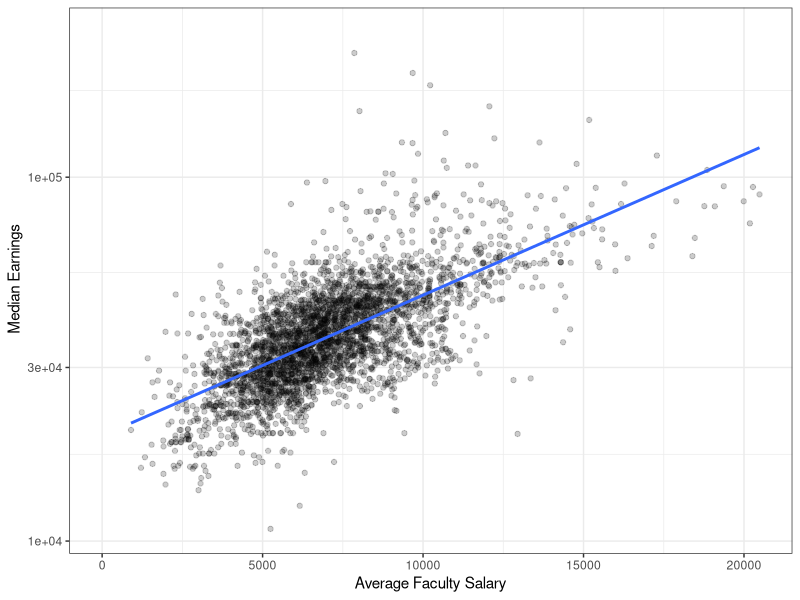
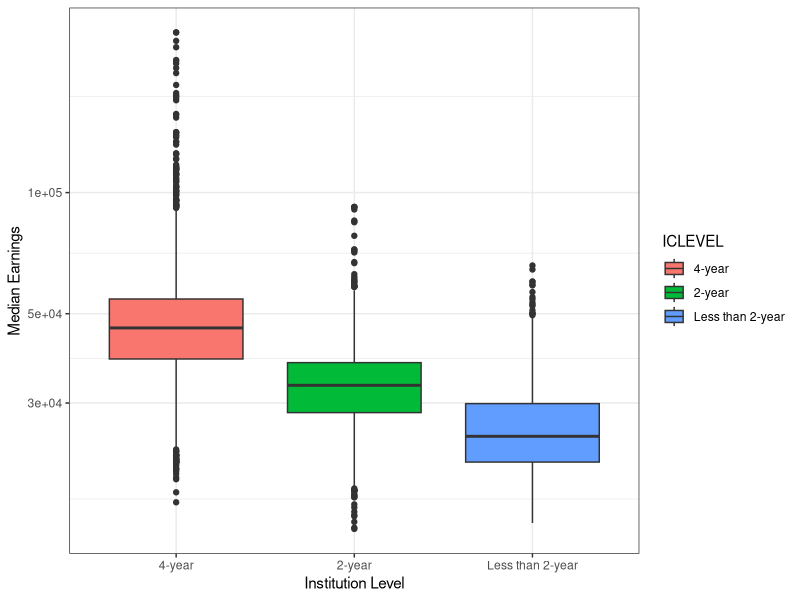
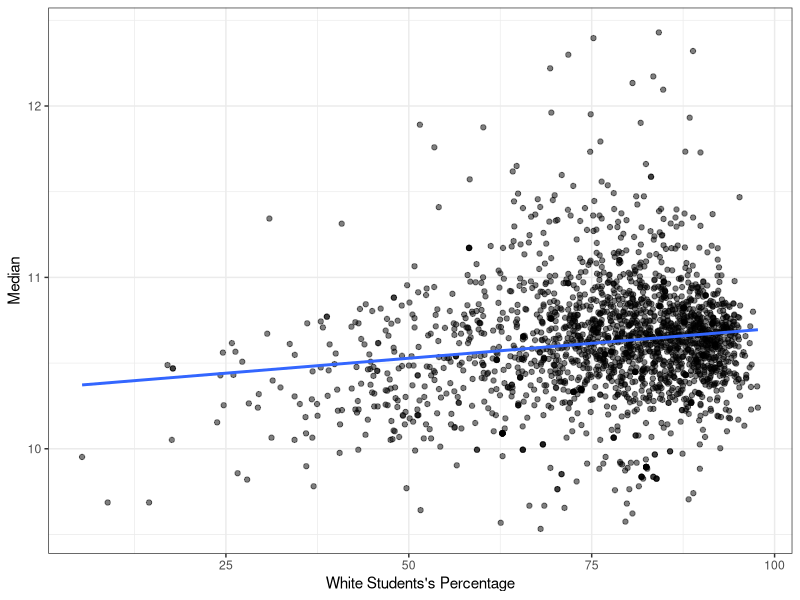
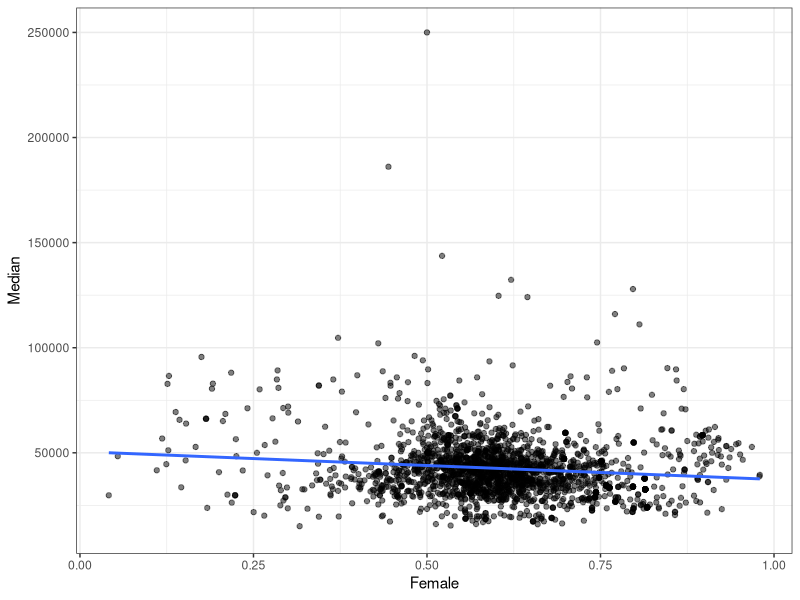
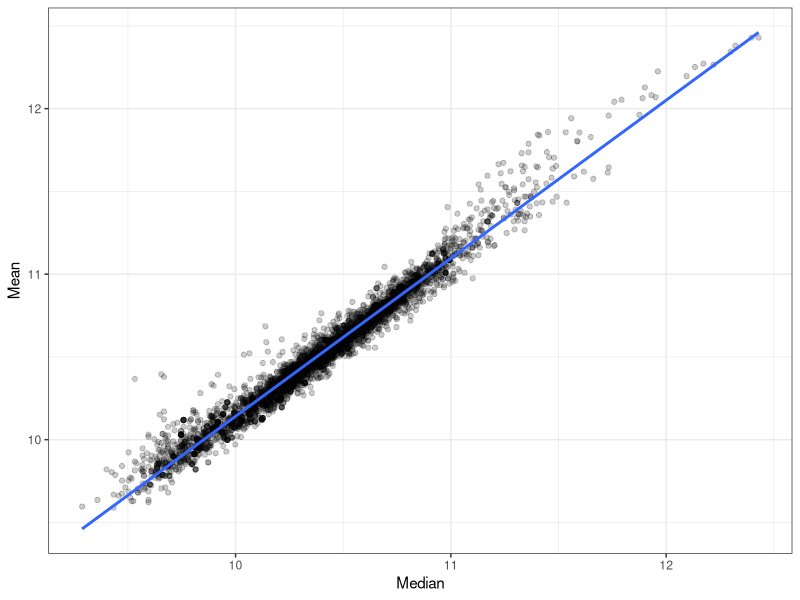
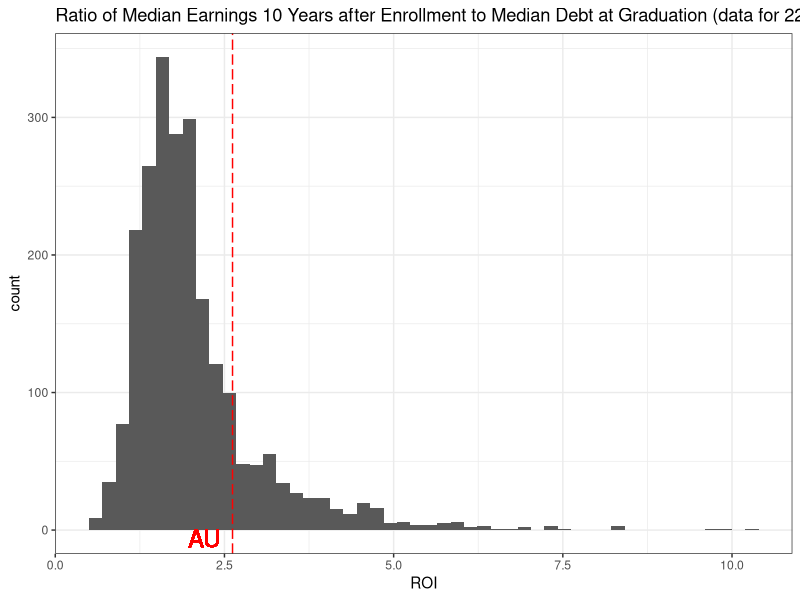

Generate these figures, in order, with R: (Note: this script raises an error after producing the figures.)
## ---- chunk 1
knitr::opts_chunk$set(fig.align  = "center",
                      fig.height = 4, 
                      fig.width  = 6)
## ---- chunk 2
library(tidyverse)
library(ggthemes)
library(readr)
library(dplyr)
## ---- chunk 3
collegeData <- read_csv(file = "../data/college_score_200601.csv")
head(collegeData)
## ---- chunk 4
map_chr(collegeData, class)
## ---- chunk 5
collegeData <- read_csv(file = "../data/college_score_200601.csv",
                        col_types = cols("MN_EARN_WNE_P10" = col_number(),
                            "MD_EARN_WNE_P10" = col_number(),
                            "SAT_AVG" = col_number(),
                            "ADM_RATE" = col_number(),
                            "UGDS" = col_number(),
                            "COSTT4_A" = col_number(),
                            "AVGFACSAL" = col_number(),
                            "GRAD_DEBT_MDN" = col_number(),
                            "AGE_ENTRY" = col_number(),
                            "FEMALE" = col_number(),
                            "PCT_WHITE" = col_number()), na = ".") 
map_chr(collegeData, class)
## ---- chunk 6
#for test
# problems(collegeData) %>%
  # count(actual)
## ---- chunk 7
ggplot(data = collegeData, mapping = aes(x = AVGFACSAL, y = MD_EARN_WNE_P10))+
  geom_point(alpha = 0.2)+
  theme_bw()+
  geom_smooth(method = lm, se = FALSE)+
  labs(x = "Average Faculty Salary", y = " Median Earnings")+
  scale_y_log10()
## ---- chunk 8
collegeData %>%
  mutate(ICLEVEL = as.factor(ICLEVEL),
         ICLEVEL = fct_recode(ICLEVEL,
                          "4-year" = "1",
                          "2-year" = "2",
                          "Less than 2-year" = "3"),
         ICELEVEL = fct_rev(ICLEVEL)) %>%
  ggplot(aes(x = ICLEVEL, y = MN_EARN_WNE_P10, fill = ICLEVEL)) +
  scale_y_log10()+
  geom_boxplot()+
  theme_bw()+
  labs(x = "Institution Level", y = "Median Earnings")
## ---- chunk 9
collegeData %>%
  filter(ICLEVEL == 1) -> levelone

#first plot
levelone %>%
  ggplot(mapping = aes(x = PCT_WHITE, y = log(MD_EARN_WNE_P10))) +
  geom_point(alpha = 0.5)+
  theme_bw()+
  geom_smooth(method = lm, se = FALSE)+ 
  labs(x = "White Students's Percentage", y = "Median")

#second plot
levelone %>%
  ggplot(mapping = aes(x = FEMALE, y = MD_EARN_WNE_P10)) +
  geom_point(alpha = 0.5)+
  theme_bw()+
  geom_smooth(method = lm, se = FALSE)+
  labs(x = "Female", y = "Median")

## ---- chunk 10
collegeData %>%
  ggplot(mapping = aes(x = log(MD_EARN_WNE_P10), y = log(MN_EARN_WNE_P10))) +
  geom_point(alpha = 0.2)+
  geom_smooth(method = lm, se = FALSE)+
  labs(x = "Median", y = "Mean")+
  theme_bw()
## ---- chunk 11
levelone %>%
  select(INSTNM, GRAD_DEBT_MDN, MD_EARN_WNE_P10) %>%
  mutate(ROI = MD_EARN_WNE_P10/GRAD_DEBT_MDN) %>% #Debt Ratio = debts / Assets
  arrange(desc(ROI)) -> DebtRatio

# remove NA in dataframe
MD_NewRanking <- DebtRatio[complete.cases(DebtRatio), ] #[row, column]
MD_NewRanking$Rank <- dense_rank(MD_NewRanking$ROI) # adding ranking
MD_NewRanking %>%
  arrange(ROI) -> MD_NewRanking
head(MD_NewRanking)
## ---- chunk 12
tail(MD_NewRanking, 5) # top 5 Universities
head(MD_NewRanking, 5) # bottom 5 Universities
## ---- chunk 13
MD_NewRanking %>%
  filter(str_detect(INSTNM, "^American University$")) # Rank 1355
## ---- chunk 14
MD_NewRanking %>%
  ggplot(aes(x = ROI))+
  geom_histogram(bins = 50)+
  theme_bw()+
  labs(title = "Ratio of Median Earnings 10 Years after Enrollment to Median Debt at Graduation (data for 2293 Level 1 Institutions as of 06/01/2020)")+
  geom_vline(aes(xintercept = 2.619375), colour = "red", linetype = 5)+
  geom_text(x = 2.2, y = -6, label = "AU", 
            size = 6, colour = "red")
## ---- chunk 15
# Restart using collegeData to practice tidy data
collegeData %>%
  mutate(ROI = MN_EARN_WNE_P10/GRAD_DEBT_MDN) %>%
  group_by(ROI) %>%
  filter(ICLEVEL == 1, !is.na(MN_EARN_WNE_P10)) %>%
  arrange(ROI) %>%
  select(INSTNM, ROI) %>%
  filter(!is.na(ROI)) -> MN_NewRanking

MN_NewRanking$Rank <- dense_rank(MN_NewRanking$ROI)
MN_NewRanking %>%
  filter(str_detect(INSTNM, "^American University$")) # Rank 1371
  
## ---- chunk 16
country <- read_csv(file = "../data/country.csv")
head(country)

fertility <- read_csv(file = "../data/fertility.csv")
head(fertility)

life_exp <- read_csv(file = "../data/life_exp.csv")
head(life_exp)

population <- read_csv(file = "../data/population.csv")
head(population)
## ---- chunk 17
fertility %>%
  pivot_longer(cols = "1960":"2018",names_to = "Year",
                 values_to = "fertility_rate", values_ptypes = list(factor())) %>%
  mutate(Year = parse_number(Year)) -> fertilityTidy # make sure "Year is numeric
head(fertilityTidy)

life_exp %>%
  pivot_longer(cols = "1960":"2018",names_to = "Year",
                 values_to = "life_expectancy", values_ptypes = list(factor())) %>%
  mutate(Year = parse_number(Year)) -> life_expTidy # make sure "Year is numeric
head(life_expTidy)

population %>%
    pivot_longer(cols = "1960":"2018",names_to = "Year",
                 values_to = "population", values_ptypes = list(factor())) %>%
  mutate(Year = parse_number(Year)) -> populationTidy # make sure "Year is numeric
head(populationTidy)
## ---- chunk 18
country %>%
left_join(fertilityTidy, by = "Country Code") %>%
left_join(life_expTidy, by = c("Country Code", "Year", "Country Name")) %>%
left_join(populationTidy, by = c("Country Code", "Year", "Country Name")) %>%
  rename(Country = "Country Name") -> WBdata

# remove NA in dataframe
WBdata_noNA <- WBdata[complete.cases(WBdata), ] #[row, column]
head(WBdata_noNA)
nrow(WBdata_noNA) # check rows of data frame
## ---- chunk 19
WBdata_noNA %>%
  filter(Year == 1960 | Year == 1970 | Year == 1980 | Year == 1990 | Year == 2000 | Year == 2010) %>%
 ggplot(mapping = aes(x = life_expectancy, y = fertility_rate , 
                     color = Region, size = population), na.rm = TRUE)+
 geom_point()+
  ggtitle(" Changes by Region across Decades")+
xlab("Life Expectancy")+
  ylab("Fertility Rate")+
  scale_color_colorblind() +
facet_wrap(~Year)+
theme(strip.background = element_blank(), strip.placement = "outside")
## ---- chunk 20
WBdata_noNA %>%
  select(Region, Year, population) %>%
  filter(Year != 2018) %>%
  group_by(Year, Region) %>%
  mutate(ttl_population = sum(population), na.rm = TRUE) -> WBdata_noNA_no2018

  ggplot(data = WBdata_noNA_no2018, mapping = aes(x = Year, y = ttl_population, color = Region))+
    geom_line()+
    labs(x = "Years", y = "Log of Total Population")+
    ggtitle("Population by Region")+
    theme_bw()+
    scale_y_log10()+
    scale_color_colorblind()
## ---- chunk 21
WBdata_noNA %>%
  select(Region, population, Year) %>%
  filter(Year == 2017) %>%
  group_by(Region) %>%
  summarise(ttl_population = sum(population)) %>%
  ggplot(mapping = aes(x = reorder(Region, -ttl_population), y = ttl_population))+
  geom_bar(stat = "identity")+
  coord_flip()+
    ggtitle("2017 Population by Region")+
    xlab("Region")+
    ylab("Total Population")+
  theme_bw()
